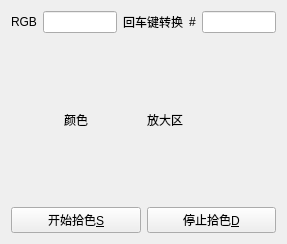
<?xml version="1.0" encoding="UTF-8"?>
<ui version="4.0">
 <class>Dialog</class>
 <widget class="QDialog" name="Dialog">
  <property name="geometry">
   <rect>
    <x>0</x>
    <y>0</y>
    <width>287</width>
    <height>244</height>
   </rect>
  </property>
  <property name="windowTitle">
   <string>拾色器</string>
  </property>
  <layout class="QVBoxLayout" name="verticalLayout">
   <item>
    <layout class="QHBoxLayout" name="horizontalLayout">
     <item>
      <widget class="QLabel" name="label">
       <property name="text">
        <string>RGB</string>
       </property>
      </widget>
     </item>
     <item>
      <widget class="QLineEdit" name="leRgb"/>
     </item>
     <item>
      <widget class="QLabel" name="label_3">
       <property name="text">
        <string>回车键转换</string>
       </property>
      </widget>
     </item>
     <item>
      <widget class="QLabel" name="label_2">
       <property name="text">
        <string>#</string>
       </property>
      </widget>
     </item>
     <item>
      <widget class="QLineEdit" name="leHex"/>
     </item>
    </layout>
   </item>
   <item>
    <layout class="QHBoxLayout" name="horizontalLayout_3">
     <item>
      <widget class="QLabel" name="laColor">
       <property name="text">
        <string>颜色</string>
       </property>
       <property name="alignment">
        <set>Qt::AlignCenter</set>
       </property>
      </widget>
     </item>
     <item>
      <widget class="QLabel" name="magnifyLabel">
       <property name="text">
        <string>放大区</string>
       </property>
      </widget>
     </item>
    </layout>
   </item>
   <item>
    <layout class="QHBoxLayout" name="horizontalLayout_2">
     <item>
      <widget class="QPushButton" name="pbPickColorStart">
       <property name="focusPolicy">
        <enum>Qt::NoFocus</enum>
       </property>
       <property name="text">
        <string>开始拾色&amp;S</string>
       </property>
      </widget>
     </item>
     <item>
      <widget class="QPushButton" name="pbPickColorStop">
       <property name="focusPolicy">
        <enum>Qt::NoFocus</enum>
       </property>
       <property name="text">
        <string>停止拾色&amp;D</string>
       </property>
      </widget>
     </item>
    </layout>
   </item>
  </layout>
 </widget>
 <layoutdefault spacing="6" margin="11"/>
 <resources/>
 <connections/>
</ui>
